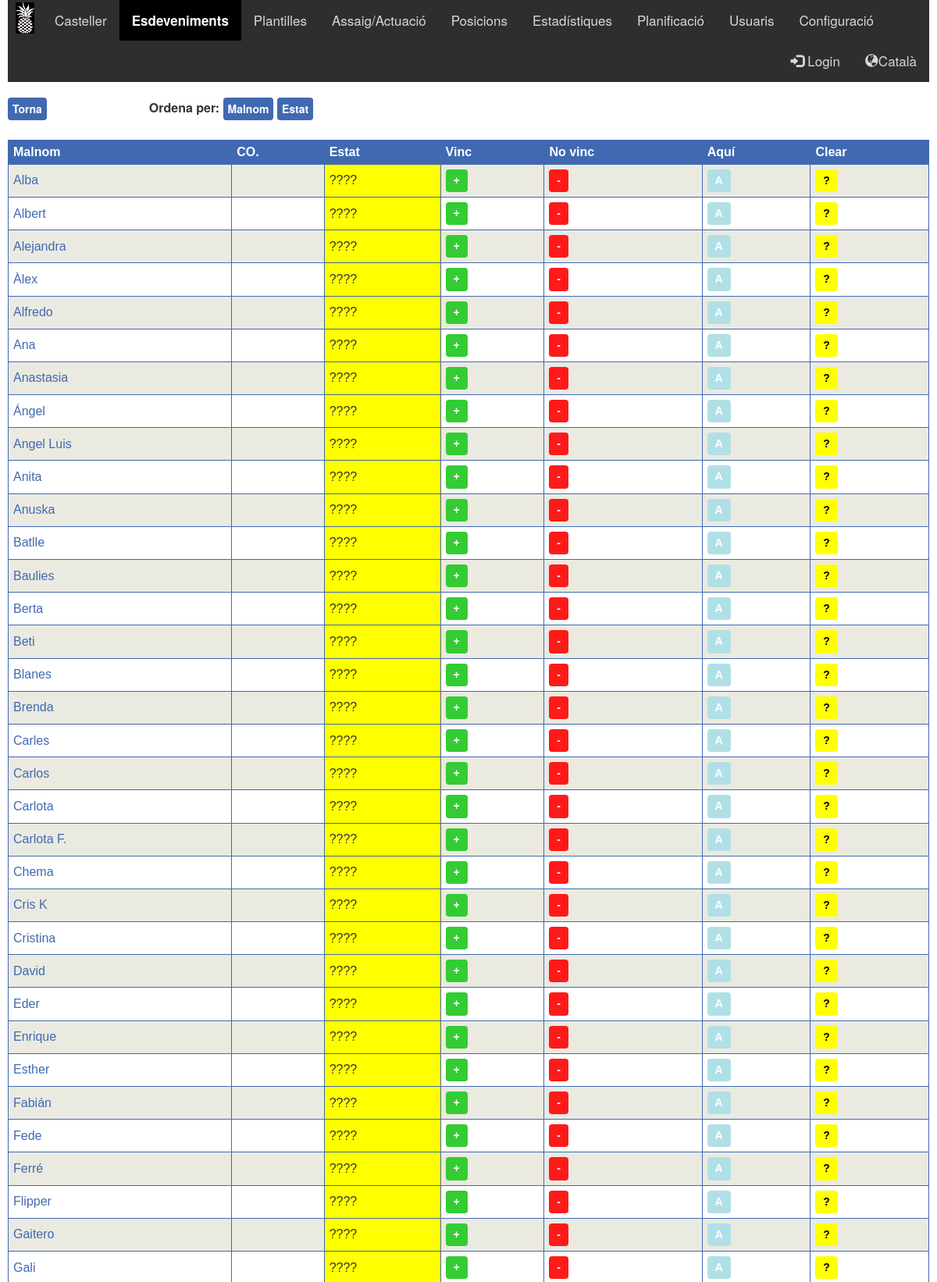
/Event_LlistaPrivat.php (signed in, upper part), run on the app's committed database.
### tables this page shows
CREATE TABLE `CASTELLER` (
  `Casteller_ID` int(11) NOT NULL,
  `MalNom` varchar(50) NOT NULL,
  `Altura` int(11) NOT NULL,
  `Forca` int(11) NOT NULL,
  `POSICIO_PINYA_ID` int(11) NOT NULL,
  `Nom` varchar(50) NOT NULL,
  `Cognom_1` varchar(50) NOT NULL,
  `Cognom_2` varchar(50) NOT NULL,
  `Codi` varchar(50) NOT NULL,
  `Familia_ID` int(11) NOT NULL,
  `Estat` int(11) NOT NULL,
  `Lesionat` bit(1) NOT NULL DEFAULT b'0',
  `Portar_Peu` bit(1) NOT NULL DEFAULT b'1',
  `FAMILIA2_ID` int(11) DEFAULT NULL,
  `POSICIO_TRONC_ID` int(11) DEFAULT NULL
);

### Event_Llista.php (the view, shortened to what this page needs)
<?php
$NoVincColor = "#ff1a1a";
$VincColor = "#33cc33";
$NoVistColor = "#FFFF00";
$AquiColor = "#B0E0E6";
$ordenacio="MALNOM";
include "$_SERVER[DOCUMENT_ROOT]/pinyator/Connexio.php";
?>
 <table class="llistes">
  <tr class="llistes">
    <th class="llistes"><?php echo _("Malnom"); ?></th>
	<th class="llistes">CO.</th>
    <th class="llistes"><?php echo _("Estat"); ?></th>
	<?php if ($esEditable == 1) echo "<th class='llistes'>"._('Vinc')."</th><th class='llistes'>"._('No vinc')."</th><th class='llistes'>Aquí</th><th class='llistes'>Clear</th>";?>
  </tr>
<?php
$sql="SELECT C.MALNOM, IFNULL(I.ESTAT,-1) AS ESTAT, C.CODI,
IFNULL(E.EVENT_ID,".$id.") AS EVENT_ID, C.CASTELLER_ID,
IFNULL(I.ACOMPANYANTS,0) AS ACOMPANYANTS
FROM CASTELLER AS C
LEFT JOIN EVENT AS E ON E.EVENT_ID=".$id."
LEFT JOIN INSCRITS AS I ON C.CASTELLER_ID=I.CASTELLER_ID AND I.EVENT_ID=E.EVENT_ID
WHERE (C.ESTAT = 1 OR I.ESTAT > 0)
ORDER BY ".$ordenacio;
$result = mysqli_query($conn, $sql);
if (mysqli_num_rows($result) > 0)
{
    while($row = mysqli_fetch_assoc($result))
	{
		$Acompanyants = "";
		$color = "";
		$a  = $row["ESTAT"];
		if ($a == 0)
		{
			$Estat = "No vinc";
			$color = "style='background-color:".$NoVincColor.";'";
		}
		elseif ($a == 1)
		{
			$Estat = "Vinc";
			$color = "style='background-color:".$VincColor.";'";
		}
		elseif ($a == 2)
		{
			$Estat = "Aqui";
			$color = "style='background-color:".$AquiColor.";'";
		}
		elseif ($a == -1)
		{
			$Estat = "????";
			$color = "style='background-color:".$NoVistColor.";'";
		}
		echo "<tr class='llistes'>";
		if ($esEditable == 1)
		{
			echo "<td class='llistes'><a href='Inscripcio.php?id=".$row["CODI"]."'>".$row["MALNOM"]."</a></td>";
		}
		else
		{
			echo "<td class='llistes'>".$row["MALNOM"]."</td>";
		}
		echo "<td class='llistes'>".$Acompanyants."</td>";
		echo "<td class='llistes' id=".$row["CASTELLER_ID"]." ".$color.">".$Estat."</td>";
		if ($esEditable == 1)
		{
			echo "<td class='llistes'><button class='boto' style='background-color:".$VincColor."' onClick='Vinc(".$row["EVENT_ID"].", ".$row["CASTELLER_ID"].")'>&nbsp+&nbsp</button></td>";
			echo "<td class='llistes'><button class='boto' style='background-color:".$NoVincColor."' onClick='NoVinc(".$row["EVENT_ID"].", ".$row["CASTELLER_ID"].")'>&nbsp-&nbsp</button></td>";
			echo "<td class='llistes'><button class='boto' style='background-color:".$AquiColor."' onClick='Aqui(".$row["EVENT_ID"].", ".$row["CASTELLER_ID"].")'>&nbspA&nbsp</button></td>";
			echo "<td class='llistes'><button class='boto' style='background-color:".$NoVistColor.";color:black' onClick='Esborra(".$row["EVENT_ID"].", ".$row["CASTELLER_ID"].")'>&nbsp?&nbsp</button></td>";
		}
		echo "</tr>";
    }
}
else if (mysqli_error($conn) != "")
{
    echo "Error: " . $sql . "<br>" . mysqli_error($conn);
}
?>
	</table>

### Style_Custom.css (style rules this page uses)
table.llistes { font-family: arial, sans-serif; border-collapse: collapse; width: 100%; }
th.llistes { border: 1px solid #4069B2; text-align: left; padding: 6px; background-color: #4069B2; color: #FFF; }
td.llistes { border: 1px solid #4069B2; text-align: left; padding: 6px; }
tr.llistes:nth-child(even) { background-color: #eaeae1; }
td.llistes a { color: #4069B2; }
.boto { display: inline-block; padding: 2px 6px; font-size: 14px; line-height: 1.8; vertical-align: bottom; -webkit-appearance: none; -moz-appearance: none; appearance: none; -webkit-box-shadow: none; -moz-box-shadow: none; box-shadow: none; -webkit-border-radius: 0; -moz-border-radius: 0; border-radius: 4px; color: #FFF; background-color: #4069B2; border-color:#1D51B2; border: none; text-align: center; white-space: nowrap; vertical-align: middle; cursor: pointer; -moz-user-select: none; background-image: none; font-weight: bold; }

### data on the page
casteller: MalNom "Alba", Estat "????"
casteller: MalNom "Albert", Estat "????"
casteller: MalNom "Alejandra", Estat "????"
casteller: MalNom "Àlex", Estat "????"
casteller: MalNom "Alfredo", Estat "????"
casteller: MalNom "Ana", Estat "????"
casteller: MalNom "Anastasia", Estat "????"
casteller: MalNom "Ángel", Estat "????"
casteller: MalNom "Angel Luis", Estat "????"
casteller: MalNom "Anita", Estat "????"
casteller: MalNom "Anuska", Estat "????"
casteller: MalNom "Batlle", Estat "????"
casteller: MalNom "Baulies", Estat "????"
casteller: MalNom "Berta", Estat "????"
casteller: MalNom "Beti", Estat "????"
casteller: MalNom "Blanes", Estat "????"
casteller: MalNom "Brenda", Estat "????"
casteller: MalNom "Carles", Estat "????"
casteller: MalNom "Carlos", Estat "????"
casteller: MalNom "Carlota", Estat "????"
casteller: MalNom "Carlota F.", Estat "????"
casteller: MalNom "Chema", Estat "????"
casteller: MalNom "Cris K", Estat "????"
casteller: MalNom "Cristina", Estat "????"
casteller: MalNom "David", Estat "????"
casteller: MalNom "Eder", Estat "????"
casteller: MalNom "Enrique", Estat "????"
casteller: MalNom "Esther", Estat "????"
casteller: MalNom "Fabián", Estat "????"
casteller: MalNom "Fede", Estat "????"
casteller: MalNom "Ferré", Estat "????"
casteller: MalNom "Flipper", Estat "????"
casteller: MalNom "Gaitero", Estat "????"
casteller: MalNom "Gali", Estat "????"

### other printed values
_('Esdeveniments') "Esdeveniments"
_('Plantilles') "Plantilles"
_('Assaig/Actuació') "Assaig/Actuació"
_('Posicions') "Posicions"
_('Estadístiques') "Estadístiques"
_('Planificació') "Planificació"
_('Usuaris') "Usuaris"
_('Configuració') "Configuració"
$altLangName "Català"
_("Malnom") "Malnom"
_("Estat") "Estat"
_('Vinc') "Vinc"
_('No vinc') "No vinc"
